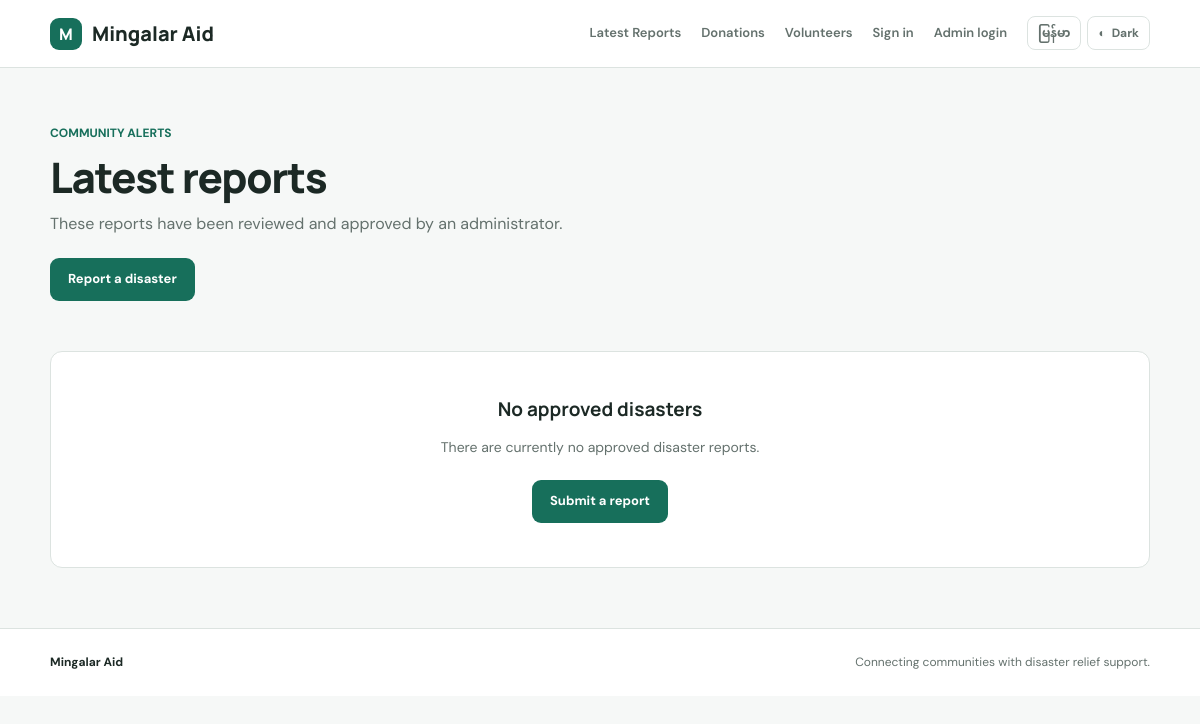
The app's page /disasters, older data.
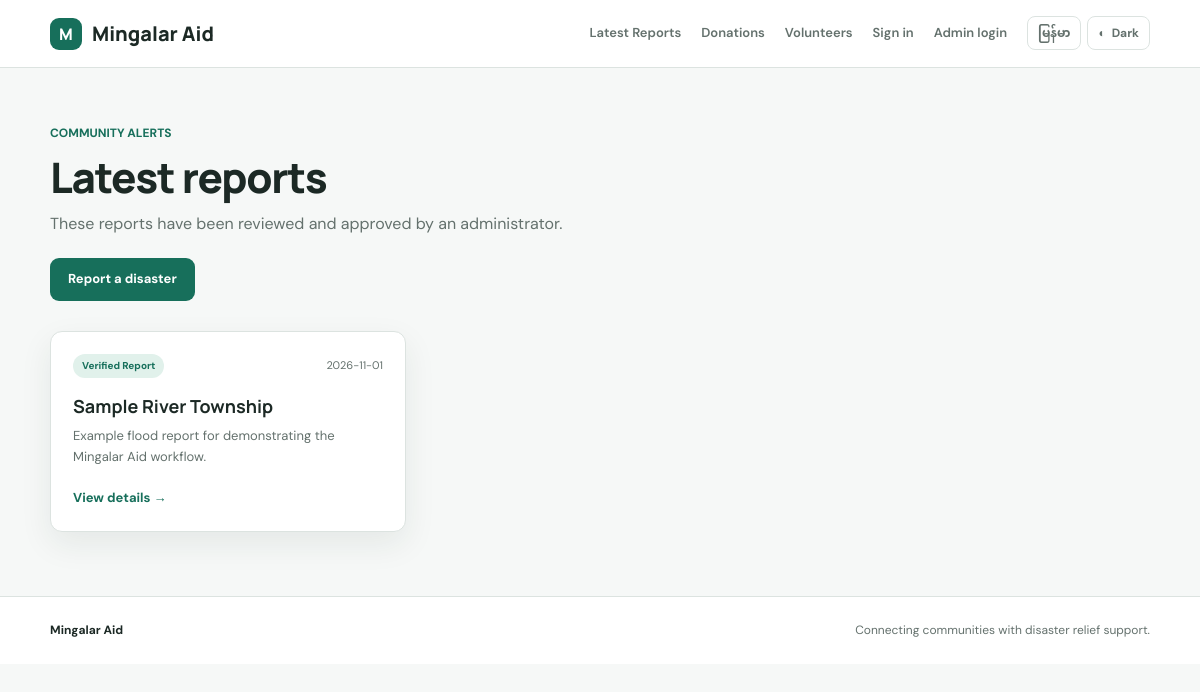
The same page, newer data.
### tables this page shows
CREATE TABLE disasters (
            id INTEGER PRIMARY KEY AUTOINCREMENT,
            disaster_date TEXT NOT NULL,
            place TEXT NOT NULL,
            description TEXT NOT NULL,
            evidence_url TEXT,
            status TEXT NOT NULL DEFAULT 'pending',
            submitted_at TEXT NOT NULL
        );

### app.py (the view)
@app.route("/disasters")
def disasters():
    with get_db() as db:
        rows = db.execute(
            "SELECT * FROM disasters WHERE status = 'approved' ORDER BY disaster_date DESC, id DESC"
        ).fetchall()
    return render_template("disasters.html", disasters=rows)

### app.py (called while the page is built)
def get_db():
    conn = sqlite3.connect(DATABASE)
    conn.row_factory = sqlite3.Row
    return conn

### templates/disasters.html (shortened to what this page needs)
{% extends "base.html" %}
{% block content %}
<div class="page-heading list-heading"><p class="eyebrow">COMMUNITY ALERTS</p><h1>Latest reports</h1><p>These reports have been reviewed and approved by an administrator.</p><a class="button primary" href="{{ url_for('report_disaster') }}">Report a disaster</a></div>
{% if disasters %}
<div class="card-grid">
{% for item in disasters %}
  <article class="disaster-card">
    <div class="card-top"><span class="status approved">Verified report</span><span class="date">{{ item.disaster_date }}</span></div>
    <h3>{{ item.place }}</h3><p>{{ item.description[:180] }}{% if item.description|length > 180 %}…{% endif %}</p>
    <a class="text-link" href="{{ url_for('disaster_detail', disaster_id=item.id) }}">View details →</a>
  </article>
{% endfor %}
</div>
{% else %}
<div class="empty-state"><div class="empty-icon">♡</div><h3>No approved disasters</h3><p>There are currently no approved disaster reports.</p><a class="button primary" href="{{ url_for('report_disaster') }}">Submit a report</a></div>
{% endif %}
{% endblock %}

Row changes from the older to the newer data that the page shows:
added disasters: disaster_date "2026-11-01", place "Sample River Township", description "Example flood report for demonstrating the Mingalar Aid workflow."
Text that changed along with them:
text no longer shown: "No approved disasters There are currently no approved disaster reports. Submit a report"
